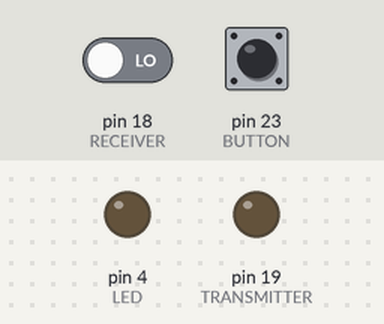
A sketch run on a simulated Arduino Mega 2560, built with avr-gcc and run on an emulated ATmega2560. Parts: output pins drawn as LEDs (lit = HIGH). The inputs (shaded band) are chosen by the test bench; at power-on: pin 18 (RECEIVER) LOW, pin 23 (BUTTON) HIGH.

Above: at 1.2 s.
1.3 s: pin 18 (RECEIVER) driven HIGH
At 1.8 s:
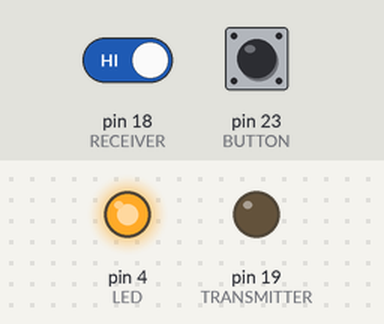
2.8 s: pin 23 (BUTTON) pulled LOW for 0.15 s
At 2.87 s:
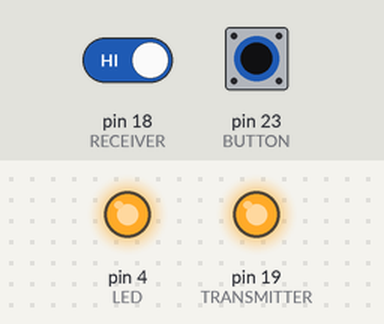
4.4 s: pin 23 (BUTTON) pulled LOW for 3.2 s
At 8.8 s:
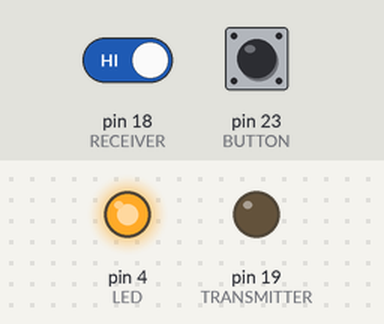
9.1 s: pin 18 (RECEIVER) driven LOW
At 10.2 s:
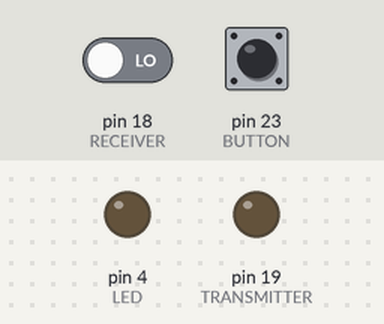
10.6 s: pin 23 (BUTTON) pulled LOW for 1 s
At 11.3 s:
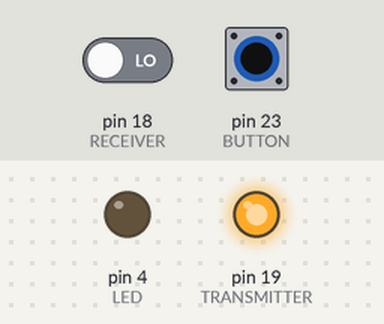
Timing chart, 0 to 13.6 s (numbered marks = the images above; inputs shaded):
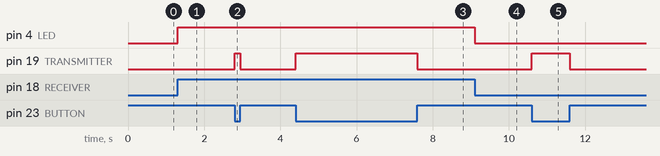

Measured:
- after the input at 1.3 s, pin 4 (LED): LOW → HIGH at once
- after the input at 2.8 s, pin 19 (TRANSMITTER): LOW → HIGH at once, → LOW 0.15 s later
- after the input at 4.4 s, pin 19 (TRANSMITTER): LOW → HIGH at once, → LOW 3.2 s later
- after the input at 9.1 s, pin 4 (LED): HIGH → LOW at once
- after the input at 10.6 s, pin 19 (TRANSMITTER): LOW → HIGH at once, → LOW 1.0 s later

The sketch:

FullDuplex.ino
```cpp
#define BUTTON 23
#define LED 4

// Os pinos de comunicação devem ser invertidos nos dois dispositivos
// o que é receiver em um é transmitter no outro e vice-versa
#define RECEIVER 18
#define TRANSMITTER 19

void setup()
{
    pinMode(BUTTON, INPUT_PULLUP);
    pinMode(LED, OUTPUT);
    pinMode(RECEIVER, INPUT);
    pinMode(TRANSMITTER, OUTPUT);
}

void loop()
{
    digitalWrite(TRANSMITTER, !digitalRead(BUTTON));
    digitalWrite(LED, digitalRead(RECEIVER));
}
```
